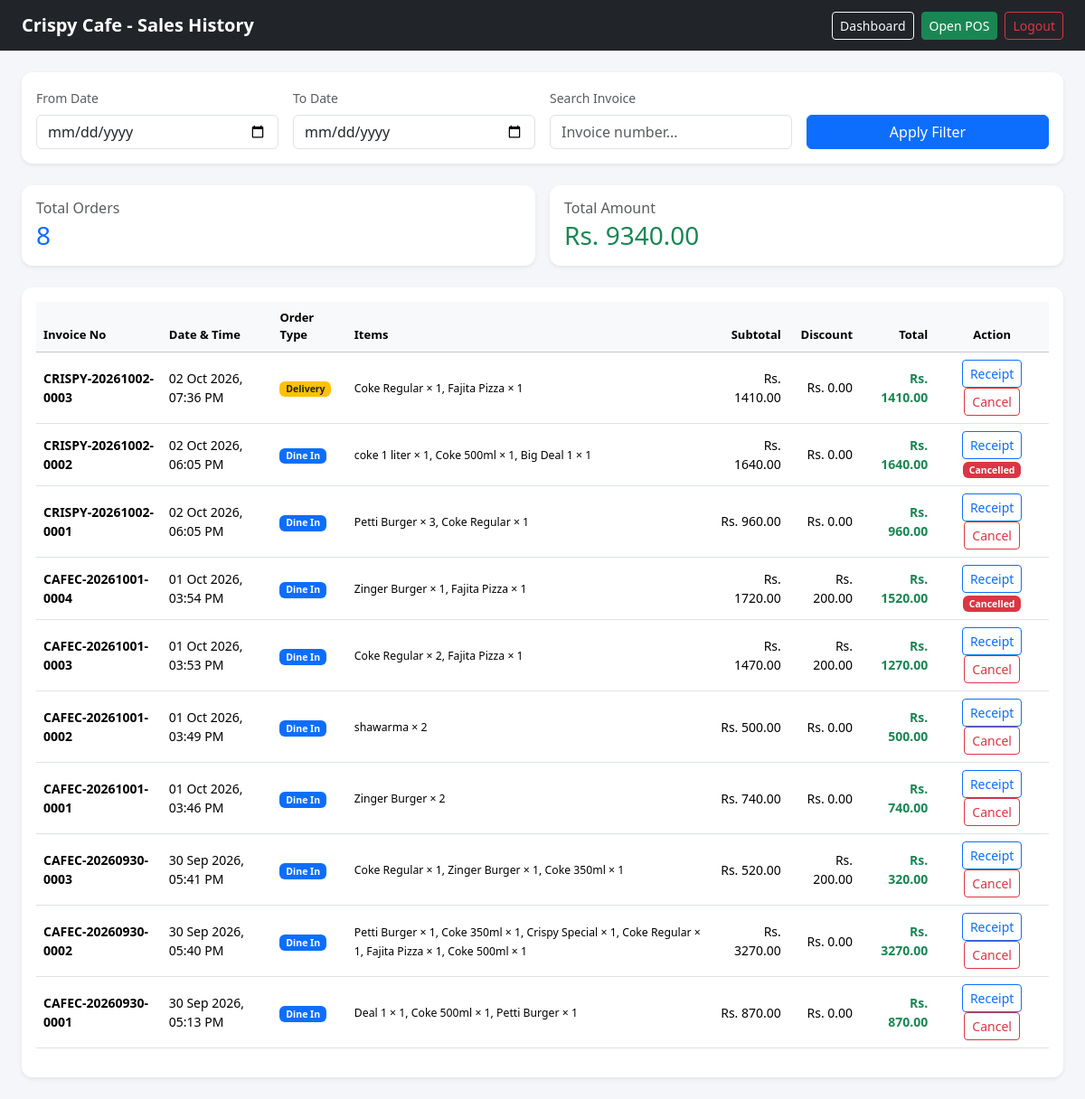
Page /sales-history/ (signed in) on the committed database.
### pos/models.py (models this page shows, shortened)
class Restaurant(models.Model):
    name = models.CharField(max_length=200)
    address = models.CharField(max_length=300, blank=True)
    phone = models.CharField(max_length=50, blank=True)
    logo = models.ImageField(upload_to='logos/', blank=True, null=True)
    primary_color = models.CharField(max_length=7, default='#0d6efd')   # Example: #0d6efd
    secondary_color = models.CharField(max_length=7, default='#198754')
    is_active = models.BooleanField(default=True)
    created_at = models.DateTimeField(auto_now_add=True)

class Sale(models.Model):
    ORDER_TYPES = (
        ('dine_in', 'Dine In'),
        ('take_away', 'Take Away'),
        ('delivery', 'Delivery'),
    )
    STATUS_CHOICES = (
        ('completed', 'Completed'),
        ('cancelled', 'Cancelled'),
    )
    restaurant = models.ForeignKey(Restaurant, on_delete=models.CASCADE)
    invoice_no = models.CharField(max_length=50)
    order_type = models.CharField(max_length=20, choices=ORDER_TYPES)
    customer = models.ForeignKey(Customer, on_delete=models.SET_NULL, null=True, blank=True)
    subtotal = models.DecimalField(max_digits=10, decimal_places=2, default=0)
    discount = models.DecimalField(max_digits=10, decimal_places=2, default=0)
    delivery_charge = models.DecimalField(max_digits=10, decimal_places=2, default=0)
    total = models.DecimalField(max_digits=10, decimal_places=2, default=0)
    status = models.CharField(max_length=20, choices=STATUS_CHOICES, default='completed')
    created_by = models.ForeignKey(User, on_delete=models.SET_NULL, null=True)
    created_at = models.DateTimeField(auto_now_add=True)
    class Meta:
        unique_together = ('restaurant', 'invoice_no')

class SaleItem(models.Model):
    sale = models.ForeignKey(Sale, related_name='items', on_delete=models.CASCADE)
    product = models.ForeignKey(Product, on_delete=models.CASCADE)
    quantity = models.PositiveIntegerField(default=1)
    price = models.DecimalField(max_digits=10, decimal_places=2)
    total = models.DecimalField(max_digits=10, decimal_places=2)

class Product(models.Model):
    restaurant = models.ForeignKey(Restaurant, on_delete=models.CASCADE)
    name = models.CharField(max_length=200)
    category = models.ForeignKey(Category, on_delete=models.CASCADE)
    price = models.DecimalField(max_digits=10, decimal_places=2)
    stock = models.PositiveIntegerField(default=0)
    image = models.ImageField(upload_to='products/', blank=True, null=True)
    is_deal = models.BooleanField(default=False)          # ← New field
    is_active = models.BooleanField(default=True)

### pos/views.py (the view)
# urls.py: path('sales-history/', views.sales_history, name='sales_history'),
@login_required(login_url='login')
def sales_history(request):
    restaurant = get_user_restaurant(request.user)
    if not restaurant:
        return render(request, 'pos/no_restaurant.html')
    from datetime import datetime
    sales = Sale.objects.filter(restaurant=restaurant).order_by('-created_at')
    start_date = request.GET.get('start_date')
    end_date = request.GET.get('end_date')
    search = request.GET.get('search', '').strip()
    if start_date:
        try:
            start = datetime.strptime(start_date, '%Y-%m-%d').date()
            sales = sales.filter(created_at__date__gte=start)
        except:
            pass
    if end_date:
        try:
            end = datetime.strptime(end_date, '%Y-%m-%d').date()
            sales = sales.filter(created_at__date__lte=end)
        except:
            pass
    if search:
        sales = sales.filter(invoice_no__icontains=search)
    completed_sales = sales.filter(status='completed')
    total_amount = sum(sale.total for sale in completed_sales)
    total_orders = completed_sales.count()
    context = {
        'sales': sales,
        'restaurant': restaurant,
        'start_date': start_date or '',
        'end_date': end_date or '',
        'search': search,
        'total_amount': total_amount,
        'total_orders': total_orders,
    }
    return render(request, 'pos/sales_history.html', context)

### pos/views.py (called while the page is built)
def get_user_restaurant(user):
    try:
        profile = UserProfile.objects.get(user=user)
        return profile.restaurant
    except UserProfile.DoesNotExist:
        return None

### pos/templates/pos/sales_history.html (shortened to what this page needs)
<!DOCTYPE html>
<html lang="en">
<head>
    <link href="https://cdn.jsdelivr.net/npm/bootstrap@5.3.3/dist/css/bootstrap.min.css" rel="stylesheet">
</head>
<body>
<nav class="navbar navbar-dark bg-dark">
    <div class="container-fluid px-4">
        <span class="navbar-brand fw-bold">{{ restaurant.name }} - Sales History</span>
        <div class="d-flex gap-2">
            <a href="/" class="btn btn-outline-light btn-sm">Dashboard</a>
            <a href="/pos/" class="btn btn-success btn-sm">Open POS</a>
            <a href="/logout/" class="btn btn-outline-danger btn-sm">Logout</a>
        </div>
    </div>
</nav>
<div class="container-fluid px-4 py-4">
    <div class="card shadow-sm mb-4">
        <div class="card-body">
            <form method="GET" class="row g-3 align-items-end">
                <div class="col-md-3">
                    <label class="form-label small text-muted">From Date</label>
                    <input type="date" name="start_date" class="form-control" value="{{ start_date }}">
                </div>
                <div class="col-md-3">
                    <label class="form-label small text-muted">To Date</label>
                    <input type="date" name="end_date" class="form-control" value="{{ end_date }}">
                </div>
                <div class="col-md-3">
                    <label class="form-label small text-muted">Search Invoice</label>
                    <input type="text" name="search" class="form-control" placeholder="Invoice number..." value="{{ search }}">
                </div>
                <div class="col-md-3">
                    <button type="submit" class="btn btn-primary w-100">Apply Filter</button>
                </div>
            </form>
        </div>
    </div>
    <div class="row g-3 mb-4">
        <div class="col-md-6">
            <div class="card shadow-sm">
                <div class="card-body">
                    <h6 class="text-muted mb-1">Total Orders</h6>
                    <h3 class="mb-0 text-primary">{{ total_orders }}</h3>
                </div>
            </div>
        </div>
        <div class="col-md-6">
            <div class="card shadow-sm">
                <div class="card-body">
                    <h6 class="text-muted mb-1">Total Amount</h6>
                    <h3 class="mb-0 text-success">Rs. {{ total_amount }}</h3>
                </div>
            </div>
        </div>
    </div>
    <div class="card shadow-sm">
        <div class="card-body">
            <div class="table-responsive">
                <table class="table table-hover align-middle">
                    <thead class="table-light">
                        <tr>
                            <th>Invoice No</th>
                            <th>Date & Time</th>
                            <th>Order Type</th>
                            <th>Items</th>
                            <th class="text-end">Subtotal</th>
                            <th class="text-end">Discount</th>
                            <th class="text-end">Total</th>
                            <th class="text-center">Action</th>
                        </tr>
                    </thead>
                    <tbody>
                        {% for sale in sales %}
                        <tr>
                            <td class="fw-bold">{{ sale.invoice_no }}</td>
                            <td>{{ sale.created_at|date:"d M Y, h:i A" }}</td>
                            <td>
                                {% if sale.order_type == 'dine_in' %}
                                    <span class="badge bg-primary">Dine In</span>
                                {% elif sale.order_type == 'take_away' %}
                                    <span class="badge bg-success">Take Away</span>
                                {% else %}
                                    <span class="badge bg-warning text-dark">Delivery</span>
                                {% endif %}
                            </td>
                            <td>
                                <small>
                                    {% for item in sale.items.all %}
                                        {{ item.product.name }} × {{ item.quantity }}{% if not forloop.last %}, {% endif %}
                                    {% endfor %}
                                </small>
                            </td>
                            <td class="text-end">Rs. {{ sale.subtotal }}</td>
                            <td class="text-end">Rs. {{ sale.discount }}</td>
                            <td class="text-end fw-bold text-success">Rs. {{ sale.total }}</td>
                            <td class="text-center">
                                <a href="/receipt/{{ sale.invoice_no }}/" target="_blank" class="btn btn-sm btn-outline-primary">Receipt</a>
                                    {% if sale.status == 'completed' %}
                                        <a href="/cancel-sale/{{ sale.id }}/"
                                        class="btn btn-sm btn-outline-danger"
                                        onclick="return confirm('Cancel this sale? Stock will be restored.')">
                                        Cancel
                                </a>
                                    {% else %}
                                        <span class="badge bg-danger">Cancelled</span>
                                        {% endif %}
                            </td>
                        </tr>
                        {% empty %}
                        <tr>
                            <td colspan="8" class="text-center text-muted py-5">
                                No sales found for the selected filters.
                            </td>
                        </tr>
                        {% endfor %}
                    </tbody>
                </table>
            </div>
        </div>
    </div>
</div>
</body>
</html>

### pos/templates/pos/sales_history.html (style rules this page uses)
body { background-color: #f4f6f9; }
.card { border-radius: 12px; border: none; }
.table th { font-weight: 600; font-size: 13px; }
.table td { font-size: 14px; vertical-align: middle; }

### rows in the picture
Restaurant: name "Crispy Cafe"
Sale: invoice_no "CRISPY-20261002-0003", created_at "02 Oct 2026, 07:36 PM", order_type "Delivery", subtotal "1410.00", discount "0.00", total "1410.00"
SaleItem: product.name "Coke Regular", quantity "1"
SaleItem: product.name "Fajita Pizza", quantity "1"
Sale: invoice_no "CRISPY-20261002-0002", created_at "02 Oct 2026, 06:05 PM", order_type "Dine In", subtotal "1640.00", discount "0.00", total "1640.00", status "Cancelled"
SaleItem: product.name "coke 1 liter", quantity "1"
SaleItem: product.name "Coke 500ml", quantity "1"
SaleItem: product.name "Big Deal 1", quantity "1"
Sale: invoice_no "CRISPY-20261002-0001", created_at "02 Oct 2026, 06:05 PM", order_type "Dine In", subtotal "960.00", discount "0.00", total "960.00"
SaleItem: product.name "Petti Burger", quantity "3"
SaleItem: product.name "Coke Regular", quantity "1"
Sale: invoice_no "CAFEC-20261001-0004", created_at "01 Oct 2026, 03:54 PM", order_type "Dine In", subtotal "1720.00", discount "200.00", total "1520.00", status "Cancelled"
SaleItem: product.name "Zinger Burger", quantity "1"
SaleItem: product.name "Fajita Pizza", quantity "1"
Sale: invoice_no "CAFEC-20261001-0003", created_at "01 Oct 2026, 03:53 PM", order_type "Dine In", subtotal "1470.00", discount "200.00", total "1270.00"
SaleItem: product.name "Coke Regular", quantity "2"
SaleItem: product.name "Fajita Pizza", quantity "1"
Sale: invoice_no "CAFEC-20261001-0002", created_at "01 Oct 2026, 03:49 PM", order_type "Dine In", subtotal "500.00", discount "0.00", total "500.00"
SaleItem: product.name "shawarma", quantity "2"
Sale: invoice_no "CAFEC-20261001-0001", created_at "01 Oct 2026, 03:46 PM", order_type "Dine In", subtotal "740.00", discount "0.00", total "740.00"
SaleItem: product.name "Zinger Burger", quantity "2"
Sale: invoice_no "CAFEC-20260930-0003", created_at "30 Sep 2026, 05:41 PM", order_type "Dine In", subtotal "520.00", discount "200.00", total "320.00"
SaleItem: product.name "Coke Regular", quantity "1"
SaleItem: product.name "Zinger Burger", quantity "1"
SaleItem: product.name "Coke 350ml", quantity "1"
Sale: invoice_no "CAFEC-20260930-0002", created_at "30 Sep 2026, 05:40 PM", order_type "Dine In", subtotal "3270.00", discount "0.00", total "3270.00"
SaleItem: product.name "Petti Burger", quantity "1"
SaleItem: product.name "Coke 350ml", quantity "1"
SaleItem: product.name "Crispy Special", quantity "1"
SaleItem: product.name "Coke Regular", quantity "1"
SaleItem: product.name "Fajita Pizza", quantity "1"
SaleItem: product.name "Coke 500ml", quantity "1"
Sale: invoice_no "CAFEC-20260930-0001", created_at "30 Sep 2026, 05:13 PM", order_type "Dine In", subtotal "870.00", discount "0.00", total "870.00"
SaleItem: product.name "Deal 1", quantity "1"
SaleItem: product.name "Coke 500ml", quantity "1"
SaleItem: product.name "Petti Burger", quantity "1"

### other values in the picture
{{ total_orders }} "8"
{{ total_amount }} "9340.00"
